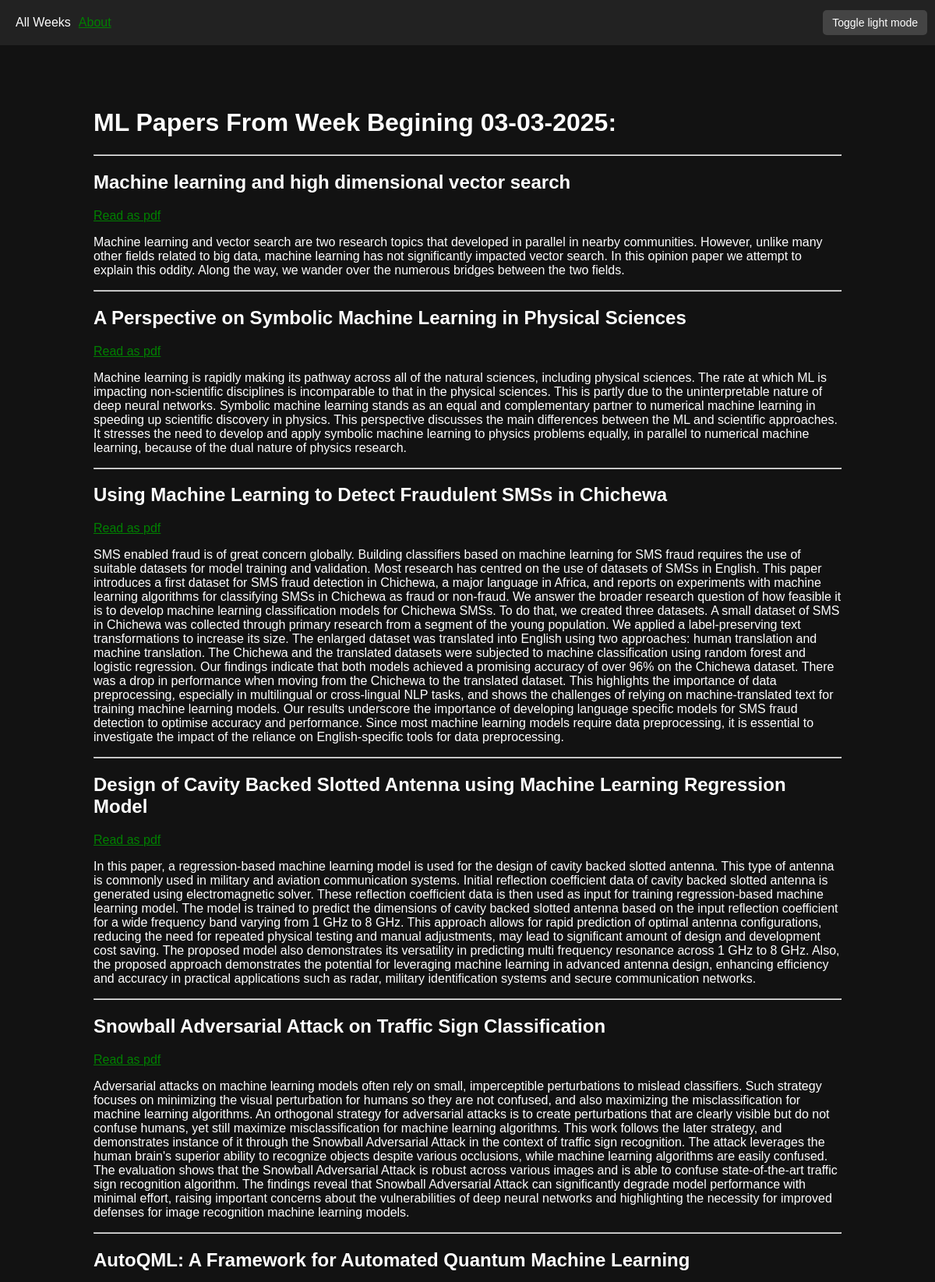
Page /posts/03-03-2025 (upper part) on the committed database.
### posts/models.py (models this page shows, shortened)
class Week(models.Model):
    date = models.CharField(max_length=17)

class Paper(models.Model):
    title = models.CharField(max_length=200)
    summary = models.TextField()
    link = models.URLField()
    week = models.ForeignKey(Week, related_name="papers", on_delete=models.CASCADE)

### posts/views.py (the view)
# urls.py: path('posts/<str:date>', views.post),
def post(request, date):
    return render(request, 'post.html',
                   {'papers': Week.objects.get(date=date).papers.all(),
                    'weeks': Week.objects.all().order_by('-id'), # order_by('-id') is used so that weeks are shown in decending order in side bar
                    'week': Week.objects.get(date=date)})

### posts/templates/post.html (shortened to what this page needs)
{% extends 'layout.html' %}
{% block main_body %}
    <h1>ML Papers From Week Begining {{week.date}}:</h1>
    {% for paper in papers %}
        <hr>
        <h2>{{ paper.title }}</h2>
        <a href="{{ paper.link }}" target="_blank" rel="noopener noreferrer">Read as pdf</a>
        <p>
            {{ paper.summary }}
        </p>
    {% endfor %}
{% endblock %}

### posts/templates/layout.html (shortened to what this page needs)
<!DOCTYPE html>
{% load static %}
<html lang="en">
<head>
    <link rel="stylesheet" href="{% static 'css/style.css' %}">
</head>
<body>
    <div class="top-bar">
        <div class="dropdown">
            <span>All Weeks</span>
            <div>
                <a href="/about">About</a>
            </div>
        </div>
        <button class="light-mode-btn" onclick="toggleLightMode()">Toggle light mode</button>
    </div>
    <div class="main-content">
        {% block main_body %}{% endblock %}
    </div>
</body>
</html>

### posts/static/css/style.css (style rules this page uses)
body { font-family: Arial, sans-serif; margin: 0; padding: 0; background-color: #121212; color: rgb(255, 255, 255); transition: background 0.3s, color 0.3s; display: flex; flex-direction: column; min-height: 100vh; }
.top-bar { background-color: #222; color: white; padding: 10px; display: flex; justify-content: space-between; align-items: center; }
.dropdown { position: relative; cursor: pointer; padding: 10px; display: flex; gap: 10px; }
.main-content { display: inline-block; text-align: left; margin-top: 5%; margin-left: 10%; margin-right: 10%; margin-bottom: 10%; flex: 1 }
.light-mode-btn { background-color: #444; color: white; border: none; padding: 8px 12px; cursor: pointer; border-radius: 5px; font-size: 14px; }
a:link { color: green; }

### rows in the picture
Week: date "03-03-2025"
Paper: title "Machine learning and high dimensional vector search", summary "Machine learning and vector search are two research topics that developed in parallel in nearby communities. However, unlike many other fields related to big data, machine learning has not significantly impacted vector search. In this opinion paper we attempt to explain this oddity. Along the way, we wander over the numerous bridges between the two fields."
Paper: title "A Perspective on Symbolic Machine Learning in Physical Sciences", summary "Machine learning is rapidly making its pathway across all of the natural sciences, including physical sciences. The rate at which ML is impacting non-scientific disciplines is incomparable to that in the physical sciences. This is partly due to the uninterpretable nature of deep neural networks. Symbolic machine learning stands as an equal and complementary partner to numerical machine learning in speeding up scientific discovery in physics. This perspective discusses the main differences between the ML and scientific approaches. It stresses the need to develop and apply symbolic machine learning to physics problems equally, in parallel to numerical machine learning, because of the dual…"
Paper: title "Using Machine Learning to Detect Fraudulent SMSs in Chichewa", summary "SMS enabled fraud is of great concern globally. Building classifiers based on machine learning for SMS fraud requires the use of suitable datasets for model training and validation. Most research has centred on the use of datasets of SMSs in English. This paper introduces a first dataset for SMS fraud detection in Chichewa, a major language in Africa, and reports on experiments with machine learning algorithms for classifying SMSs in Chichewa as fraud or non-fraud. We answer the broader research question of how feasible it is to develop machine learning classification models for Chichewa SMSs. To do that, we created three datasets. A small dataset of SMS in Chichewa was collected through…"
Paper: title "Design of Cavity Backed Slotted Antenna using Machine Learning Regression Model", summary "In this paper, a regression-based machine learning model is used for the design of cavity backed slotted antenna. This type of antenna is commonly used in military and aviation communication systems. Initial reflection coefficient data of cavity backed slotted antenna is generated using electromagnetic solver. These reflection coefficient data is then used as input for training regression-based machine learning model. The model is trained to predict the dimensions of cavity backed slotted antenna based on the input reflection coefficient for a wide frequency band varying from 1 GHz to 8 GHz. This approach allows for rapid prediction of optimal antenna configurations, reducing the need for…"
Paper: title "Snowball Adversarial Attack on Traffic Sign Classification", summary "Adversarial attacks on machine learning models often rely on small, imperceptible perturbations to mislead classifiers. Such strategy focuses on minimizing the visual perturbation for humans so they are not confused, and also maximizing the misclassification for machine learning algorithms. An orthogonal strategy for adversarial attacks is to create perturbations that are clearly visible but do not confuse humans, yet still maximize misclassification for machine learning algorithms. This work follows the later strategy, and demonstrates instance of it through the Snowball Adversarial Attack in the context of traffic sign recognition. The attack leverages the human brain's superior ability…"
Paper: title "AutoQML: A Framework for Automated Quantum Machine Learning"
